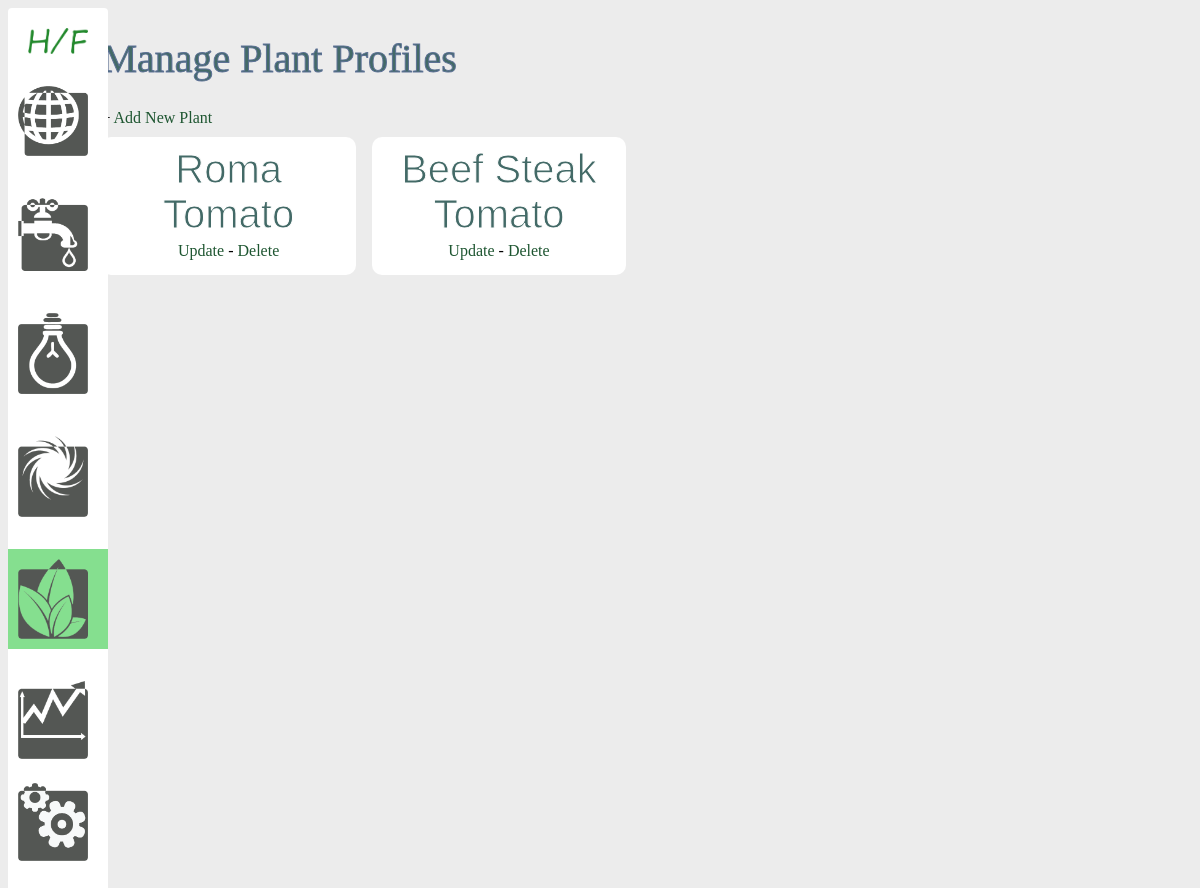
Page /plant on the earlier database version.
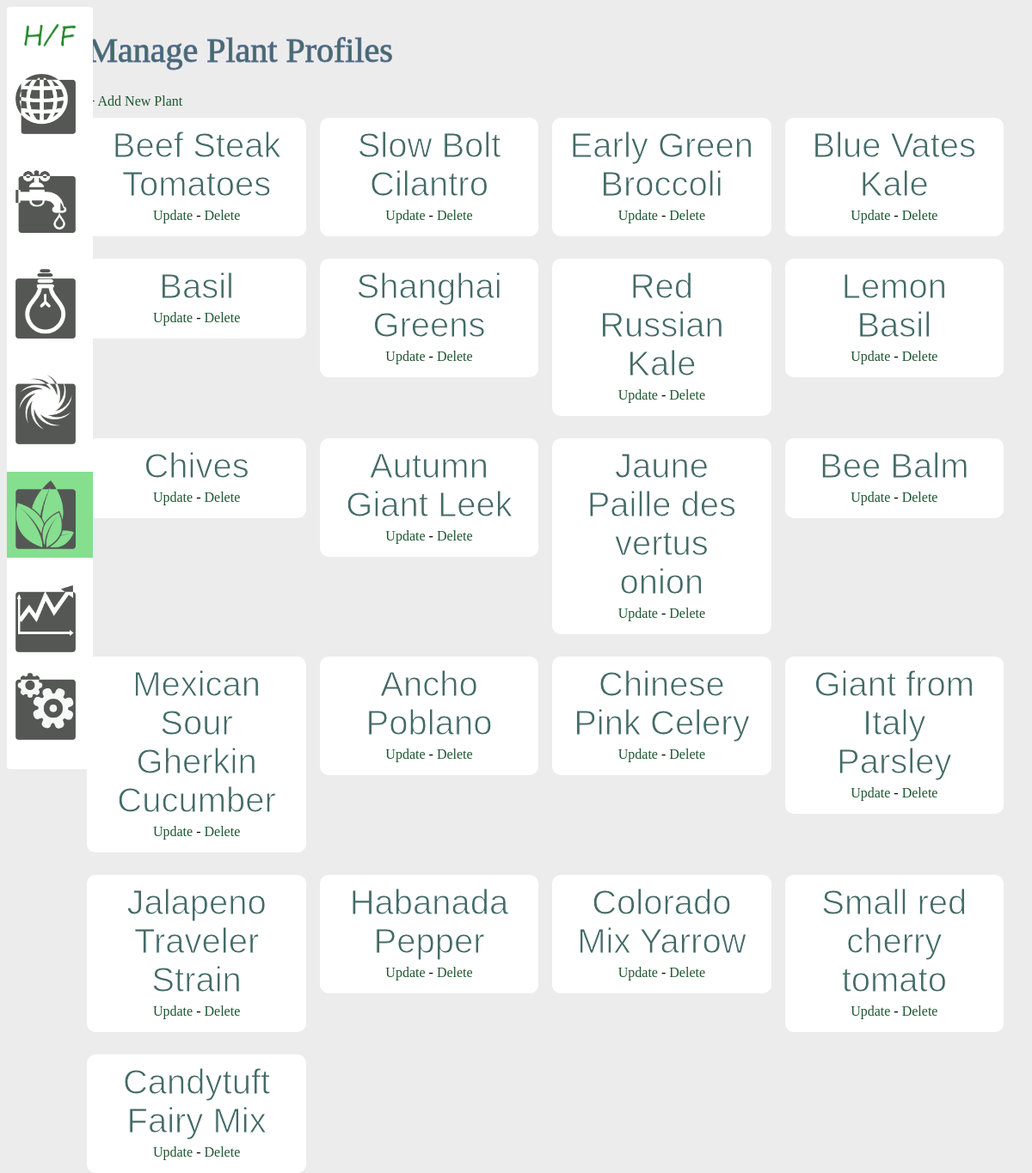
Same page on the later database version.
### models.py (models this page shows)
class Plant(db.Model):
    id = db.Column(db.Integer, primary_key=True)
    name = db.Column(db.String(50), nullable=False)
    best_ec = db.Column(db.Float, nullable=True)
    best_temp = db.Column(db.Integer, nullable=True)
    best_season = db.Column(db.String(15), nullable=True)

### views.py (the view)
@app.route('/plant')
def list_plant_profiles():
    plants = Plant.query.all()
    return render_template('plant/index_plant.html', plants=plants)

### templates/plant/index_plant.html
{% extends 'layout.html' %}
{% block body %}
    <h1>Manage Plant Profiles</h1>
    + <a href="/add_plant">Add New Plant</a>
    <br />
    <div class="container">
        {% for plant in plants %}
            <div class="plant">
                <h2>{{ plant.name }}</h2>
                <a href="/update_plant/{{plant.id}}">Update</a>
                -
                <a href="/delete_plant/{{plant.id}}">Delete</a>
                <br />
            </div>
        {% endfor %}
    </div>
{% endblock %}

### templates/layout.html (shortened to what this page needs)
<!DOCTYPE html>
<html lang="en">
<head>
    <link rel = "stylesheet" href = "{{ url_for('static', filename='css/main.css') }}">
</head>
<body>
    <div class = "left-col">
        <a href="/">
            <img width="60px" src = "{{ url_for('static', filename='img/hf-icon.png') }}">
        </a>
        <br /><br />
        <a id = "nav_link" {% if enviros %} class = "active" {% endif %} href="/enviro">
            <img class="nav_link" src = "{{ url_for('static', filename='img/environment1.png') }}">
        </a>
        <br /><br />
        <a id = "nav_link" {% if waters %} class = "active" {% endif %} href="/water">
            <img class="nav_link"  src = "{{ url_for('static', filename='img/water1.png') }}">
        </a>
        <br /><br />
        <a id = "nav_link" {% if lights %} class = "active" {% endif %} href="/light">
            <img class="nav_link"  src = "{{ url_for('static', filename='img/light1.png') }}">
        </a>
        <br /><br />
        <a id = "nav_link" {% if airs %} class = "active" {% endif %} href="/air">
            <img class="nav_link"  src = "{{ url_for('static', filename='img/air1.png') }}">
        </a>
        <br /><br />
        <a id = "nav_link" {% if plants %} class = "active" {% endif %} href="/plant">
            <img class="nav_link"  src = "{{ url_for('static', filename='img/plant1.png') }}">
        </a>
        <br /><br />
        <a id = "nav_link" href="#">
            <img class="nav_link"  src = "{{ url_for('static', filename='img/analytics1.png') }}">
        </a>
        <a id = "nav_link" href="/pins">
            <img class="nav_link"  src = "{{ url_for('static', filename='img/settings.png') }}">
        </a>
    </div>
    <div class="content">
        {% block body %}
        {% endblock %}
    </div>
</body>
</html>

### static/css/main.css (style rules this page uses)
body { background: rgb(236,236,236); }
a { text-decoration: none; color: #1E5631; }
h1 { font-weight: normal; font-size: 2.5em; color: #436a67; -webkit-text-stroke-width: 1px; -webkit-text-stroke-color: rgb(92, 112, 149); }
.left-col { float:left; clear:none; position:absolute; background: rgb(255,255,255); background: rgb(255,255,255); padding:20px; border-radius: 4px; width:60px; }
.content { width: 90%; float:right; margin-right:25px; }
.container { display:grid; grid-template-columns: 1fr 1fr 1fr 1fr; gap: 1em; }
.water, .plant, .light, .air, .pin { background-color: #fff; text-align: center; border-radius: 10px; height: max-content; margin-top:10px; padding: 5px 15px 15px 15px; }
a.active { background-color:#85df8f; width:100px; display:inline-block; margin-left:-20px; }
a#nav_link { width:80px; display:inline-block; margin-left:-20px; padding:10px; }
a.active > img { float:left }
.nav_link { width:70px; }
h2 { text-align: center; margin:5px; font-weight:normal; font-size: 2.5em; font-family:arial; color: #436a67; -webkit-text-stroke-width: 1px; -webkit-text-stroke-color: #fff; }

Differences in the rows shown:
changed Plant: name "Roma Tomato" → "Beef Steak Tomatoes"
changed Plant: name "Beef Steak Tomato" → "Slow Bolt Cilantro"
added Plant: name "Early Green Broccoli"
added Plant: name "Blue Vates Kale"
added Plant: name "Basil"
added Plant: name "Shanghai Greens"
added Plant: name "Red Russian Kale"
added Plant: name "Lemon Basil"
added Plant: name "Chives"
added Plant: name "Autumn Giant Leek"
added Plant: name "Jaune Paille des vertus onion"
added Plant: name "Bee Balm"
added Plant: name "Mexican Sour Gherkin Cucumber"
added Plant: name "Ancho Poblano"
added Plant: name "Chinese Pink Celery"
added Plant: name "Giant from Italy Parsley"
added Plant: name "Jalapeno Traveler Strain"
added Plant: name "Habanada Pepper"
added Plant: name "Colorado Mix Yarrow"
added Plant: name "Small red cherry tomato"
added Plant: name "Candytuft Fairy Mix"
